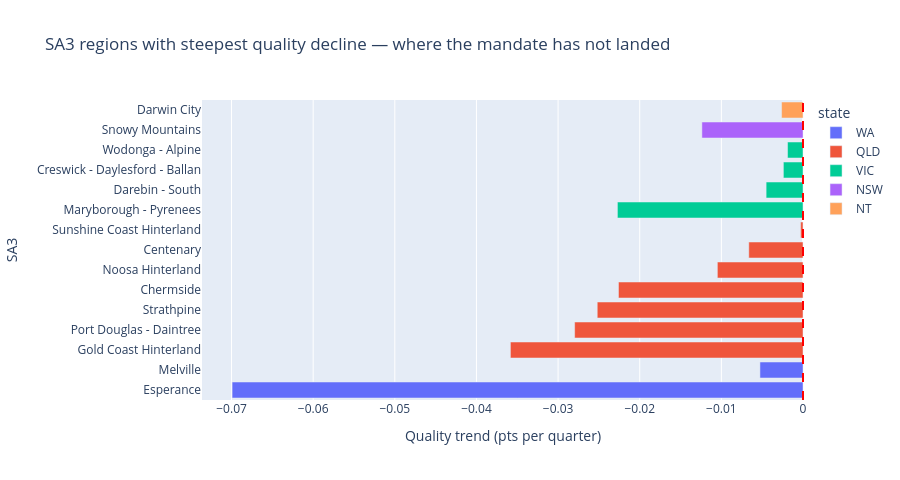

This figure's notebook cell:
### Code cell
declining = slopes_df.nsmallest(15, 'slope')

fig = px.bar(
    declining, x='slope', y='sa3_name', color='state', orientation='h',
    title='SA3 regions with steepest quality decline — where the mandate has not landed',
    labels={'slope': 'Quality trend (pts per quarter)', 'sa3_name': 'SA3'},
)
fig.add_vline(x=0, line_color='red', line_dash='dash')
fig.update_layout(height=480)
fig.show()

### Figure 1 — Plotly figure (JSON) as saved in the notebook; plotly's stock layout.template omitted (floating-point values rounded to 4 significant figures)
{"data": [{"hovertemplate": "state=WA<br>Quality trend (pts per quarter)=%{x}<br>SA3=%{y}<extra></extra>", "legendgroup": "WA", "marker": {"color": "#636efa", "pattern": {"shape": ""}}, "name": "WA", "orientation": "h", "showlegend": true, "textposition": "auto", "type": "bar", "x": [-0.06993, -0.005275], "xaxis": "x", "y": ["Esperance", "Melville"], "yaxis": "y"}, {"hovertemplate": "state=QLD<br>Quality trend (pts per quarter)=%{x}<br>SA3=%{y}<extra></extra>", "legendgroup": "QLD", "marker": {"color": "#EF553B", "pattern": {"shape": ""}}, "name": "QLD", "orientation": "h", "showlegend": true, "textposition": "auto", "type": "bar", "x": [-0.03584, -0.02797, -0.0252, -0.0226, -0.01049, -0.006639, -0.0002914], "xaxis": "x", "y": ["Gold Coast Hinterland", "Port Douglas - Daintree", "Strathpine", "Chermside", "Noosa Hinterland", "Centenary", "Sunshine Coast Hinterland"], "yaxis": "y"}, {"hovertemplate": "state=VIC<br>Quality trend (pts per quarter)=%{x}<br>SA3=%{y}<extra></extra>", "legendgroup": "VIC", "marker": {"color": "#00cc96", "pattern": {"shape": ""}}, "name": "VIC", "orientation": "h", "showlegend": true, "textposition": "auto", "type": "bar", "x": [-0.02273, -0.004516, -0.002404, -0.001894], "xaxis": "x", "y": ["Maryborough - Pyrenees", "Darebin - South", "Creswick - Daylesford - Ballan", "Wodonga - Alpine"], "yaxis": "y"}, {"hovertemplate": "state=NSW<br>Quality trend (pts per quarter)=%{x}<br>SA3=%{y}<extra></extra>", "legendgroup": "NSW", "marker": {"color": "#ab63fa", "pattern": {"shape": ""}}, "name": "NSW", "orientation": "h", "showlegend": true, "textposition": "auto", "type": "bar", "x": [-0.01238], "xaxis": "x", "y": ["Snowy Mountains"], "yaxis": "y"}, {"hovertemplate": "state=NT<br>Quality trend (pts per quarter)=%{x}<br>SA3=%{y}<extra></extra>", "legendgroup": "NT", "marker": {"color": "#FFA15A", "pattern": {"shape": ""}}, "name": "NT", "orientation": "h", "showlegend": true, "textposition": "auto", "type": "bar", "x": [-0.002622], "xaxis": "x", "y": ["Darwin City"], "yaxis": "y"}], "layout": {"barmode": "relative", "height": 480, "legend": {"title": {"text": "state"}, "tracegroupgap": 0}, "shapes": [{"line": {"color": "red", "dash": "dash"}, "type": "line", "x0": 0, "x1": 0, "xref": "x", "y0": 0, "y1": 1, "yref": "y domain"}], "title": {"text": "SA3 regions with steepest quality decline — where the mandate has not landed"}, "xaxis": {"anchor": "y", "domain": [0.0, 1.0], "title": {"text": "Quality trend (pts per quarter)"}}, "yaxis": {"anchor": "x", "domain": [0.0, 1.0], "title": {"text": "SA3"}}}}
